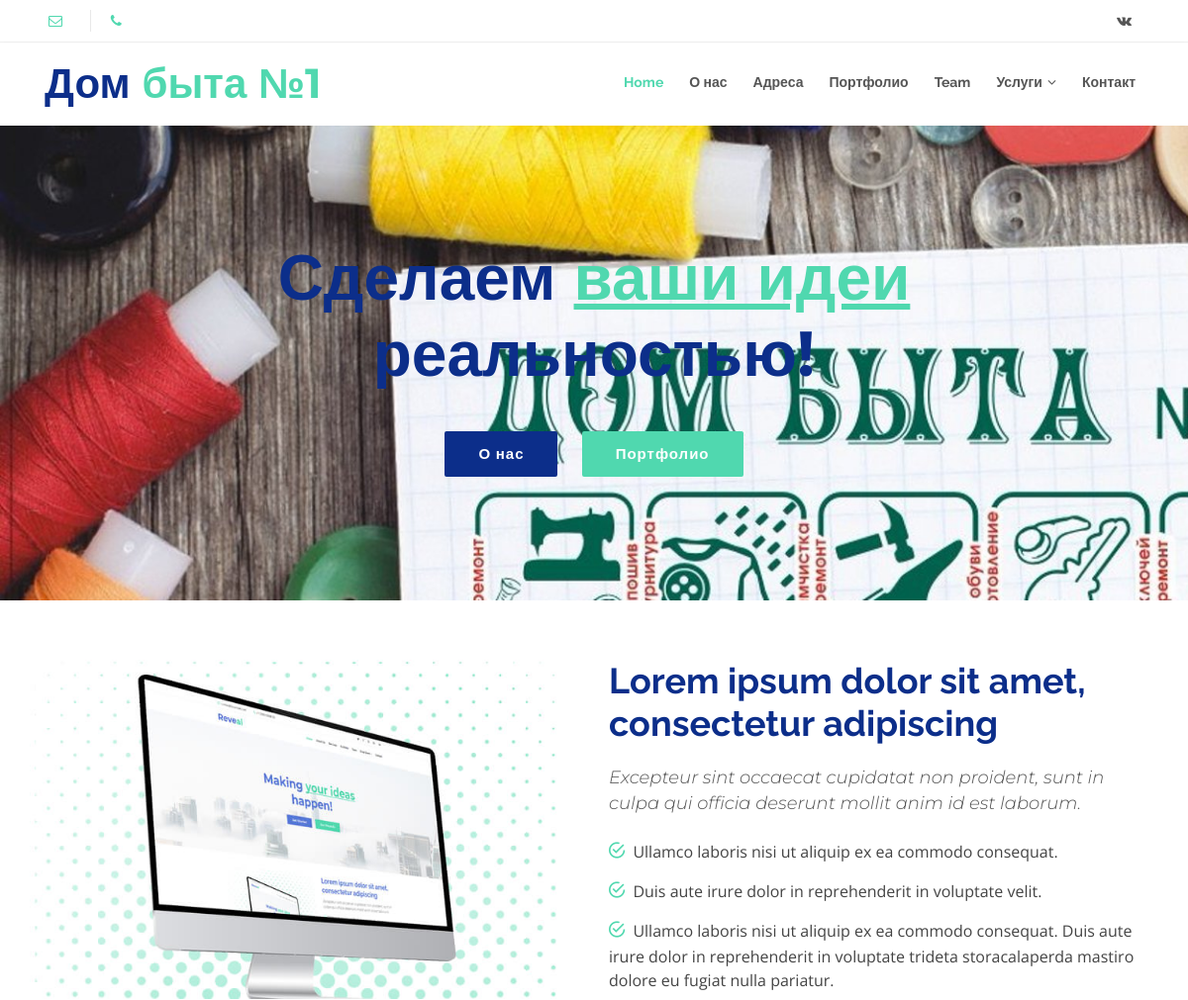
/ (upper part), run on an earlier commit of the app's database.
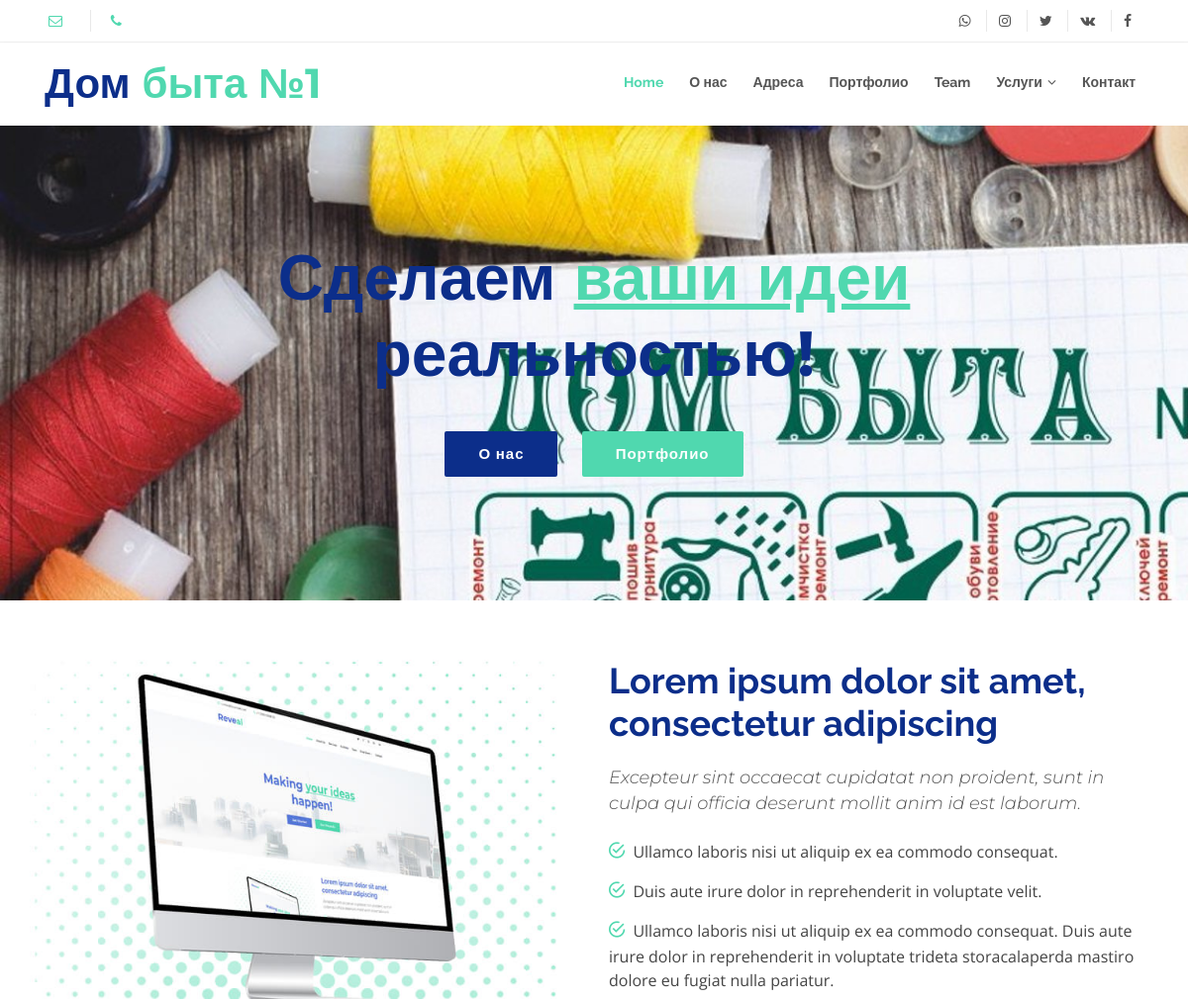
And on a later commit of the database.
### main/models.py (models this page shows, shortened)
class SocialLink(models.Model):
    TYPE_SOCIAL = (
        (0, '---'),
        (1, 'twitter'),
        (2, 'facebook'),
        (3, 'instagram'),
        (4, 'google-plus'),
        (5, 'linkedin'),
        (6, 'whatsapp'),
        (7, 'vk'),
    )
    my_order = models.PositiveIntegerField(default=0, blank=False, null=False)
    socialtype = models.IntegerField(_('Social media'), choices=TYPE_SOCIAL, default=0)
    url = models.URLField(_('URL Adress Social media'))
    enabled = models.BooleanField(_('Enabled state'), default=False)
    class Meta:
        ordering = ['my_order']
        verbose_name = _('Social Net link')
        verbose_name_plural = _('Social Nets Links')

### main/views.py (the view)
# urls.py: path('', views.mainpage, name='home')
def mainpage(request):
    return render(request, 'main_page.html', {'config': config})

### main/templatetags/main_tags.py (called while the page is built)
@register.inclusion_tag('_tag_menu.html', takes_context=True)
def main_menu(context):
    return {}

@register.inclusion_tag('_tag_social_media.html', takes_context=True)
def social_links(context):
    soc_links = SocialLink.objects.order_by('my_order').filter(enabled=True)
    return {'soc_links': soc_links}

### main/templates/main_page.html (shortened to what this page needs)
{% extends '_base.html' %}
{% load i18n %}
{% load static %}
{% block css_style %}{{ block.super }}{% endblock %}
{% block content %}
     <section id="intro">
        <div class="intro-content">
          <h2>Сделаем <span>ваши идеи</span><br>реальностью!</h2>
          <div>
            <a href="#about" class="btn-get-started scrollto">О нас</a>
            <a href="#portfolio" class="btn-projects scrollto">Портфолио</a>
          </div>
        </div>
    </section>
    <section id="about" class="wow fadeInUp">
        <div class="container">
            <div class="row">
                <div class="col-lg-6 about-img">
                    <img src="{% static 'img/about-img.jpg' %}" alt="">
                </div>
                <div class="col-lg-6 content">
                    <h2>Lorem ipsum dolor sit amet, consectetur adipiscing</h2>
                    <h3>Excepteur sint occaecat cupidatat non proident, sunt in culpa qui officia deserunt mollit anim id est laborum.</h3>
                    <ul>
                        <li><i class="ion-android-checkmark-circle"></i> Ullamco laboris nisi ut aliquip ex ea commodo consequat.</li>
                        <li><i class="ion-android-checkmark-circle"></i> Duis aute irure dolor in reprehenderit in voluptate velit.</li>
                        <li><i class="ion-android-checkmark-circle"></i> Ullamco laboris nisi ut aliquip ex ea commodo consequat. Duis aute irure dolor in reprehenderit in voluptate trideta storacalaperda mastiro dolore eu fugiat nulla pariatur.</li>
                    </ul>
                </div>
            </div>
        </div>
    </section>
{% endblock %}

### main/templates/_tag_social_media.html
{% if soc_links %}
    <div class="social-links float-right">
        {% for link in soc_links %}
            <a href="{{ link.url }}" class=""><i class="fa fa-{{ link.get_socialtype_display }}"></i></a>
        {% endfor %}
    </div>
{% endif %}

What changed in the data, as far as the page shows it:
added SocialLink: socialtype 6 (drawn)
added SocialLink: socialtype 3 (drawn)
now on this page (row edited): SocialLink: socialtype 1 (drawn)
added SocialLink: socialtype 2 (drawn)
